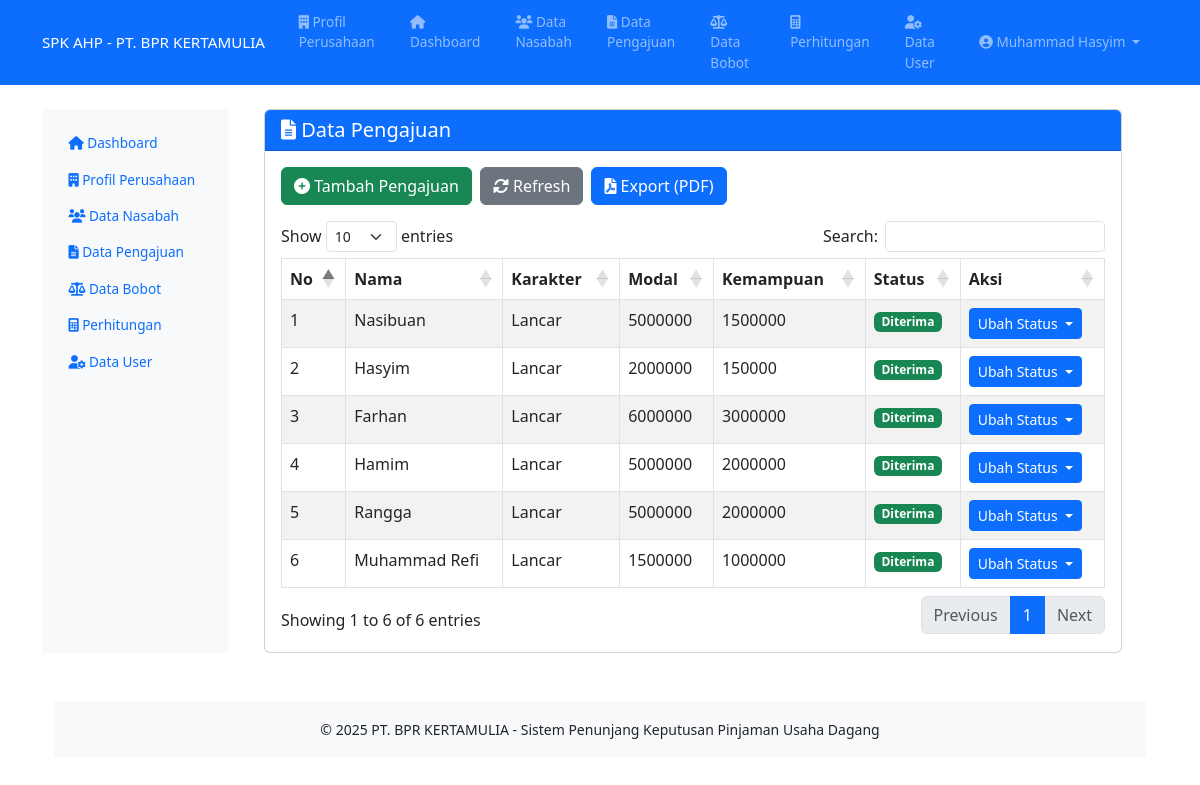
The page /pengajuan/detail?id=20 (signed in) on the database its author committed.
### tables this page shows
CREATE TABLE `pengajuan` (
  `id` int NOT NULL,
  `kode_pengajuan` varchar(20) NOT NULL,
  `nasabah_id` int NOT NULL,
  `tanggal_pengajuan` date NOT NULL,
  `kondisi_ekonomi` varchar(50) DEFAULT NULL,
  `karakter` varchar(50) DEFAULT NULL,
  `modal` varchar(100) DEFAULT NULL,
  `kemampuan` varchar(20) NOT NULL,
  `status_pengajuan` varchar(20) DEFAULT 'Diajukan',
  `jumlah_pinjaman` decimal(15,2) NOT NULL,
  `created_by` int NOT NULL,
  `created_at` timestamp NULL DEFAULT CURRENT_TIMESTAMP,
  `updated_at` timestamp NULL DEFAULT CURRENT_TIMESTAMP ON UPDATE CURRENT_TIMESTAMP,
  `jaminan` varchar(255) DEFAULT NULL,
  `nilai_jaminan` decimal(15,2) DEFAULT NULL,
  `jangka_waktu` int DEFAULT NULL,
  `tujuan_pinjaman` varchar(255) DEFAULT NULL,
  `status` varchar(50) DEFAULT 'pending'
);

CREATE TABLE `nasabah` (
  `id` int NOT NULL,
  `kode_nasabah` varchar(20) NOT NULL,
  `nama_lengkap` varchar(100) NOT NULL,
  `nik` varchar(16) NOT NULL,
  `jenis_kelamin` enum('Laki-laki','Perempuan') NOT NULL,
  `tempat_lahir` varchar(50) NOT NULL,
  `tanggal_lahir` date NOT NULL,
  `alamat` text NOT NULL,
  `no_telepon` varchar(15) NOT NULL,
  `pekerjaan` varchar(100) NOT NULL,
  `penghasilan_bulanan` decimal(12,2) NOT NULL DEFAULT '0.00',
  `jumlah_tanggungan` int DEFAULT '0',
  `status_pernikahan` enum('Belum Menikah','Menikah','Cerai') NOT NULL,
  `created_at` timestamp NULL DEFAULT CURRENT_TIMESTAMP,
  `updated_at` timestamp NULL DEFAULT CURRENT_TIMESTAMP ON UPDATE CURRENT_TIMESTAMP
);

### controllers/PengajuanController.php (called while the page is built, shortened)
<?php
require_once 'models/Pengajuan.php';
class PengajuanController {
    private $pengajuan;
    public function __construct() {
        $this->pengajuan = new Pengajuan();
    }
    public function index() {
        $pengajuan = $this->pengajuan->getAll();
        include 'views/templates/header.php';
        include 'views/templates/sidebar.php';
        include 'views/pengajuan/index.php';
        include 'views/templates/footer.php';
    }
}
?>

### models/Pengajuan.php (called while the page is built, shortened)
<?php
require_once 'config/database.php';
class Pengajuan {
    private $conn;
    private $table_name = "pengajuan";
    public function __construct() {
        $database = new Database();
        $this->conn = $database->getConnection();
    }
    public function getAll() {
        $query = "SELECT p.*, n.nama_lengkap as nama_nasabah
                  FROM " . $this->table_name . " p
                  LEFT JOIN nasabah n ON p.nasabah_id = n.id
                  ORDER BY p.id DESC";
        $stmt = $this->conn->prepare($query);
        $stmt->execute();
        return $stmt;
    }
}
?>

### config/database.php (called while the page is built, shortened)
<?php
class Database {
    private $host = "localhost";
    private $username = "root";
    private $password = "root";
    private $database = "spk_ahp";
    public function getConnection() {
        $this->conn = null;
        try {
            $this->conn = new PDO("mysql:host=" . $this->host . ";dbname=" . $this->database, $this->username, $this->password);
            $this->conn->setAttribute(PDO::ATTR_ERRMODE, PDO::ERRMODE_EXCEPTION);
        } catch(PDOException $e) {
            echo "Connection error: " . $e->getMessage();
        }
        return $this->conn;
    }
}
?>

### views/pengajuan/index.php (the view, shortened to what this page needs)
<div class="container-fluid">
    <div class="card">
        <div class="card-header bg-primary text-white">
            <h5 class="mb-0"><i class="fas fa-file-alt"></i> Data Pengajuan</h5>
        </div>
        <div class="card-body">
            <div class="row mb-3">
                <div class="col-md-12 d-flex justify-content-start">
                    <a href="/spk_ahp/pengajuan/add" class="btn btn-success me-2"><i class="fas fa-plus-circle"></i> Tambah Pengajuan</a>
                    <button class="btn btn-secondary me-2" id="refreshBtn"><i class="fas fa-sync-alt"></i> Refresh</button>
                    <button class="btn btn-primary" id="exportBtn"><i class="fas fa-file-pdf"></i> Export (PDF)</button>
                </div>
            </div>
            <div class="table-responsive">
                <table class="table table-bordered table-striped" id="dataTable">
                    <thead>
                        <tr>
                            <th>No</th>
                            <th>Nama</th>
                            <th>Karakter</th>
                            <th>Modal</th>
                            <th>Kemampuan</th>
                            <th>Status</th>
                            <th>Aksi</th>
                        </tr>
                    </thead>
                    <tbody>
                        <?php $no = 1; while ($row = $pengajuan->fetch(PDO::FETCH_ASSOC)): ?>
                        <tr>
                            <td><?= $no++ ?></td>
                            <td><?= htmlspecialchars($row['nama_nasabah']) ?></td>
                            <td><?= htmlspecialchars($row['karakter']) ?></td>
                            <td><?= htmlspecialchars($row['modal']) ?></td>
                            <td><?= htmlspecialchars($row['kemampuan']) ?></td>
                            <td>
                                <?php
                                $status = htmlspecialchars($row['status_pengajuan'] ?? 'Diajukan');
                                $badge_class = '';
                                switch($status) {
                                    case 'Diterima':
                                        $badge_class = 'bg-success';
                                        break;
                                }
                                ?>
                                <span class="badge <?= $badge_class ?>"><?= $status ?></span>
                            </td>
                            <td>
                                <div class="btn-group">
                                    <button type="button" class="btn btn-sm btn-primary dropdown-toggle" data-bs-toggle="dropdown" aria-expanded="false">
                                        Ubah Status
                                    </button>
                                </div>
                            </td>
                        </tr>
                        <?php endwhile; ?>
                    </tbody>
                </table>
            </div>
        </div>
    </div>
</div>

### rows shown on the page
pengajuan: nasabah.nama_lengkap "Nasibuan", karakter "Lancar", modal "5000000", kemampuan "1500000", status_pengajuan "Diterima"
pengajuan: nasabah.nama_lengkap "Hasyim", karakter "Lancar", modal "2000000", kemampuan "150000", status_pengajuan "Diterima"
pengajuan: nasabah.nama_lengkap "Farhan", karakter "Lancar", modal "6000000", kemampuan "3000000", status_pengajuan "Diterima"
pengajuan: nasabah.nama_lengkap "Hamim", karakter "Lancar", modal "5000000", kemampuan "2000000", status_pengajuan "Diterima"
pengajuan: nasabah.nama_lengkap "Rangga", karakter "Lancar", modal "5000000", kemampuan "2000000", status_pengajuan "Diterima"
pengajuan: nasabah.nama_lengkap "Muhammad Refi", karakter "Lancar", modal "1500000", kemampuan "1000000", status_pengajuan "Diterima"

### other values the page prints
$_SESSION['nama_lengkap'] "Muhammad Hasyim"
